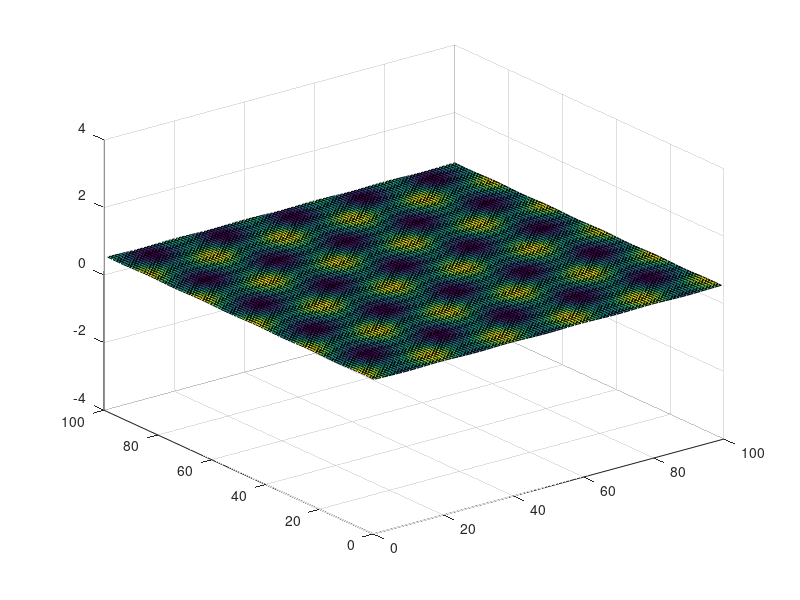
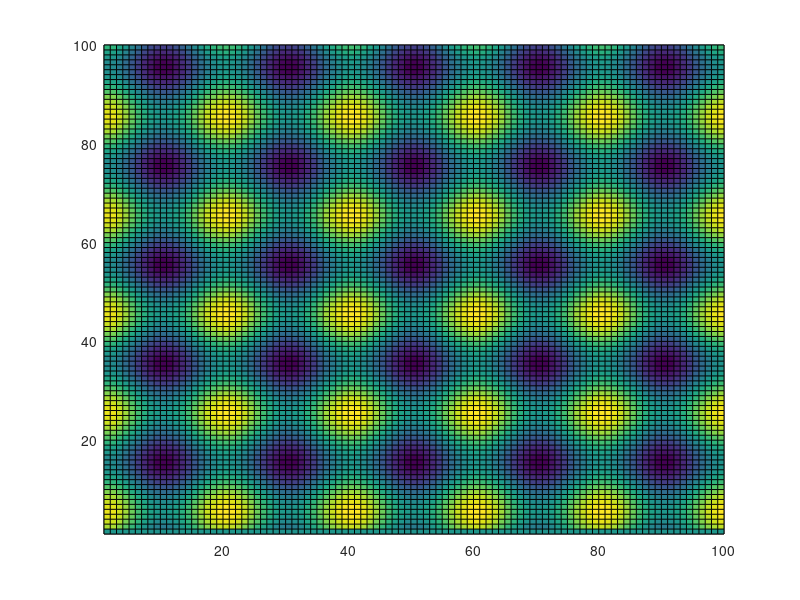
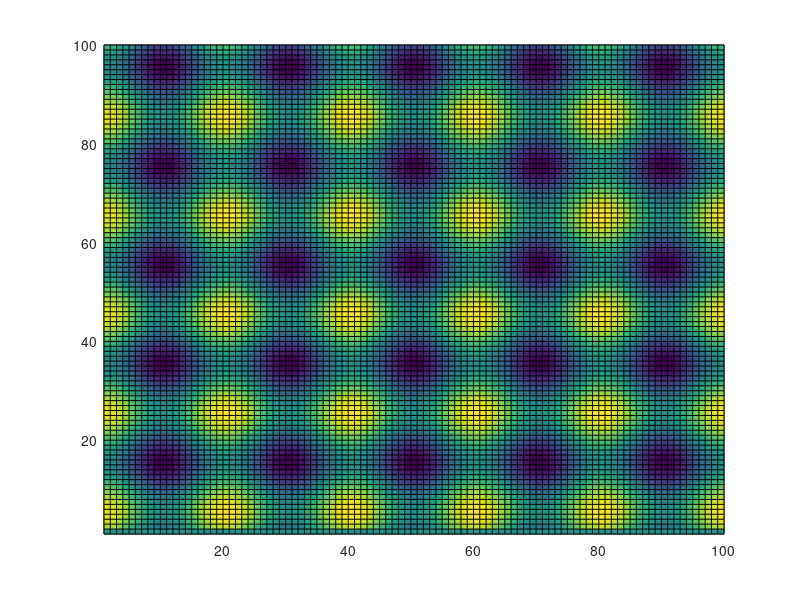
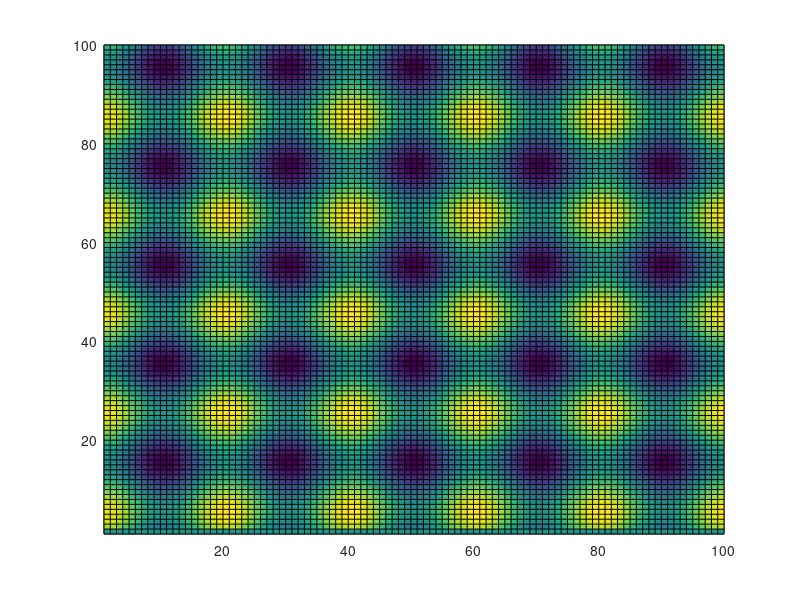

These figures' MATLAB source, in order:
clear all
clc



n = 100;
R = 8.314;
T = 500;
%for up-hill diffusion O > 2RT
O = 10000;
D = 100;
dx= 0.5;
dt=1/(20*D);
mu  = zeros(100);
arr_conc_old = zeros(100);
arr_conc = zeros(100);

%loop to find the initial concentration 2d array
for i = 1:100
    for j = 1:100
        %creating a 3d array with random numbers between 0.5 and 1
        arr_conc_old(i,j) = 0.5+0.01*sin(i*pi/10) + 0.01*cos(j*pi/10);
    end
end
surf(arr_conc_old)
zlim([-4 4])
        hold on
%loop to find the mu 2d array
for i= 1:100
    for j = 1:100
        mu(i,j) =  O*(1-arr_conc_old(i,j))^2 + R * T * log(arr_conc_old(i,j));
    end
end
arr_conc = arr_conc_old;
%loop to find the concentraion after uphill diffusion
count =1;
for m = 1:5
    count = count +1;
    for i = 2:n-1
     for j = 2:n-1
        arr_conc(i,j) = arr_conc(i,j) + dt*D*(mu(i+1,j+1) + mu(i-1,j-1) -2*mu(i,j))/((dx)^2);
    end 
    arr_conc(i,1) = arr_conc(i,2);
    arr_conc(i,n) = arr_conc(i,n-1);
    hold off
    
   
    end
    
    figure
    surf(1:100,1:100,arr_conc); 
    str = sprintf('plot of uphill diffusion after time t =%d', m*dt); 
    title(str)
    zlabel('Concentration')
    zlim([-4 4])
    pcolor(arr_conc)
    
end
hold off;
        
        
        
        
        